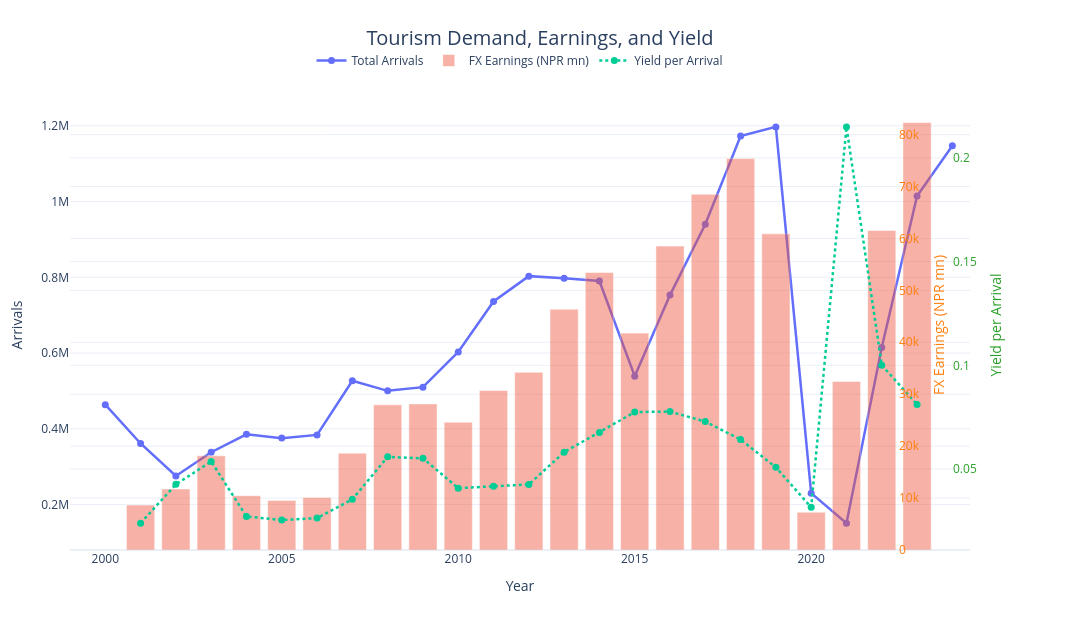

The code cell stored with this chart in its notebook:
### Code cell
#Section 7: Advanced Visualization - Multi-layer Plotly
fig = plot_multilayer_arrivals_fx(master_yearly)
fig.show()

### Figure 1 — Plotly figure (JSON) as saved in the notebook; plotly's stock layout.template omitted (floating-point values rounded to 4 significant figures)
{"data": [{"line": {"width": 2.5}, "marker": {"size": 7}, "mode": "lines+markers", "name": "Total Arrivals", "type": "scatter", "x": [2000, 2001, 2002, 2003, 2004, 2005, 2006, 2007, 2008, 2009, 2010, 2011, 2012, 2013, 2014, 2015, 2016, 2017, 2018, 2019, 2020, 2021, 2022, 2023, 2024], "y": [463646, 361237, 275468, 338132, 385297, 375398, 383926, 526705, 500277, 509956, 602867, 736215, 803092, 797616, 790118, 538970, 753002, 940218, 1173072, 1197191, 230085, 150962, 614869, 1014882, 1147548], "yaxis": "y"}, {"name": "FX Earnings (NPR mn)", "opacity": 0.45, "type": "bar", "x": [2000, 2001, 2002, 2003, 2004, 2005, 2006, 2007, 2008, 2009, 2010, 2011, 2012, 2013, 2014, 2015, 2016, 2017, 2018, 2019, 2020, 2021, 2022, 2023, 2024], "y": [NaN, 8654.0, 11750.0, 18150.0, 10460.0, 9556.0, 10130.0, 18650.0, 27960.0, 28140.0, 24610.0, 30700.0, 34210.0, 46370.0, 53430.0, 41770.0, 58530.0, 68520.0, 75370.0, 60880.0, 7266.0, 32450.0, 61520.0, 82330.0, NaN], "yaxis": "y2"}, {"line": {"dash": "dot", "width": 2.5}, "marker": {"size": 7}, "mode": "lines+markers", "name": "Yield per Arrival", "type": "scatter", "x": [2000, 2001, 2002, 2003, 2004, 2005, 2006, 2007, 2008, 2009, 2010, 2011, 2012, 2013, 2014, 2015, 2016, 2017, 2018, 2019, 2020, 2021, 2022, 2023, 2024], "y": [NaN, 0.02396, 0.04265, 0.05367, 0.02716, 0.02546, 0.02637, 0.03541, 0.05589, 0.05518, 0.04082, 0.0417, 0.0426, 0.05814, 0.06762, 0.07749, 0.07772, 0.07288, 0.06425, 0.05086, 0.03158, 0.2149, 0.1001, 0.08112, NaN], "yaxis": "y3"}], "layout": {"height": 620, "hovermode": "x unified", "legend": {"font": {"size": 12}, "orientation": "h", "x": 0.5, "xanchor": "center", "y": 1.12}, "margin": {"b": 70, "l": 70, "r": 110, "t": 100}, "title": {"font": {"size": 20}, "text": "Tourism Demand, Earnings, and Yield", "x": 0.5, "xanchor": "center", "y": 0.95, "yanchor": "top"}, "width": 1080, "xaxis": {"range": [1999, 2024.0], "tickfont": {"size": 12}, "title": {"font": {"size": 14}, "text": "Year"}}, "yaxis": {"tickfont": {"size": 12}, "title": {"font": {"size": 14}, "text": "Arrivals"}}, "yaxis2": {"overlaying": "y", "position": 0.92, "side": "right", "tickfont": {"color": "#ff7f0e", "size": 12}, "title": {"font": {"color": "#ff7f0e", "size": 14}, "text": "FX Earnings (NPR mn)"}}, "yaxis3": {"anchor": "free", "overlaying": "y", "position": 0.98, "side": "right", "tickfont": {"color": "#2ca02c", "size": 12}, "title": {"font": {"color": "#2ca02c", "size": 14}, "text": "Yield per Arrival"}}}}
